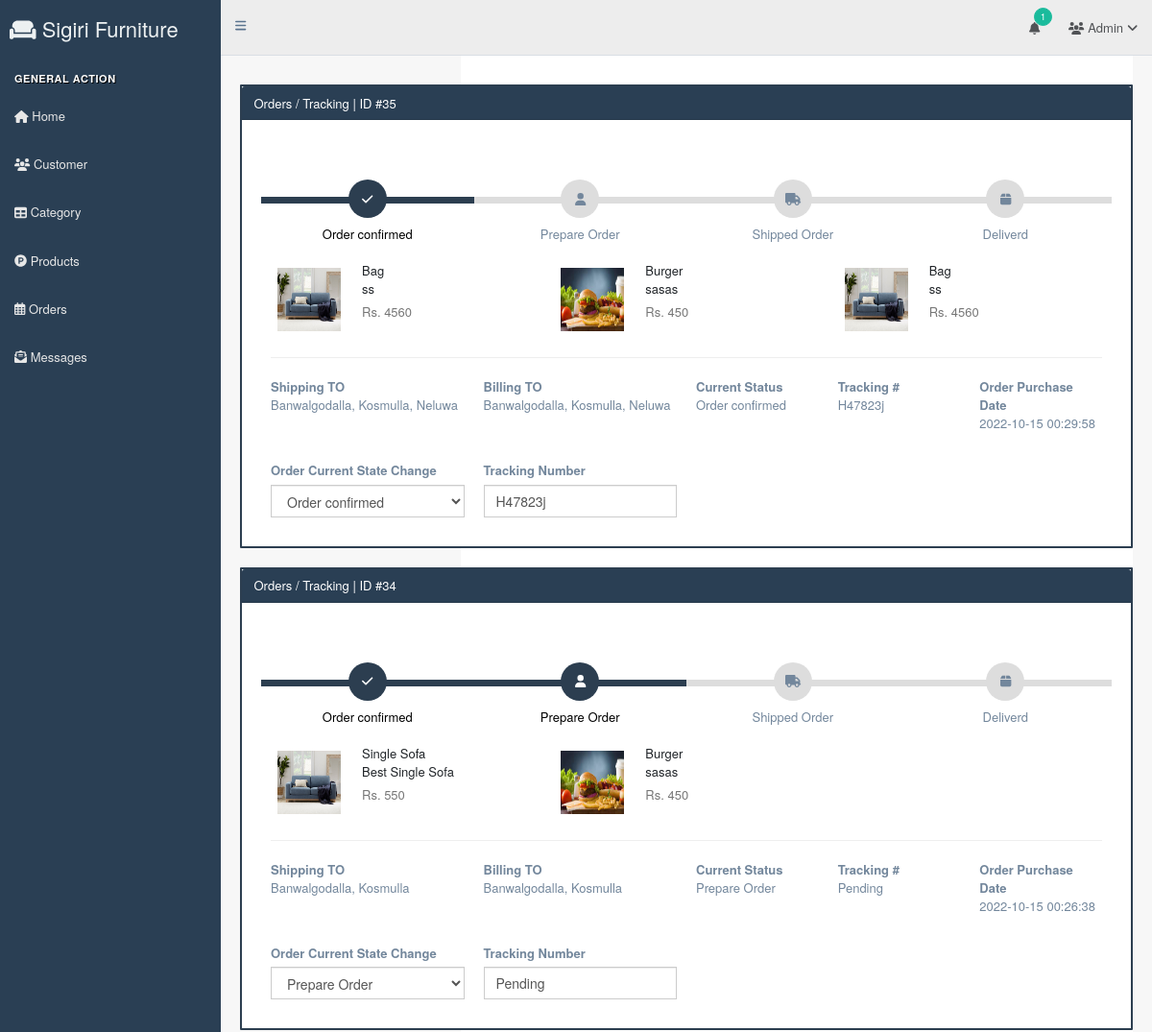
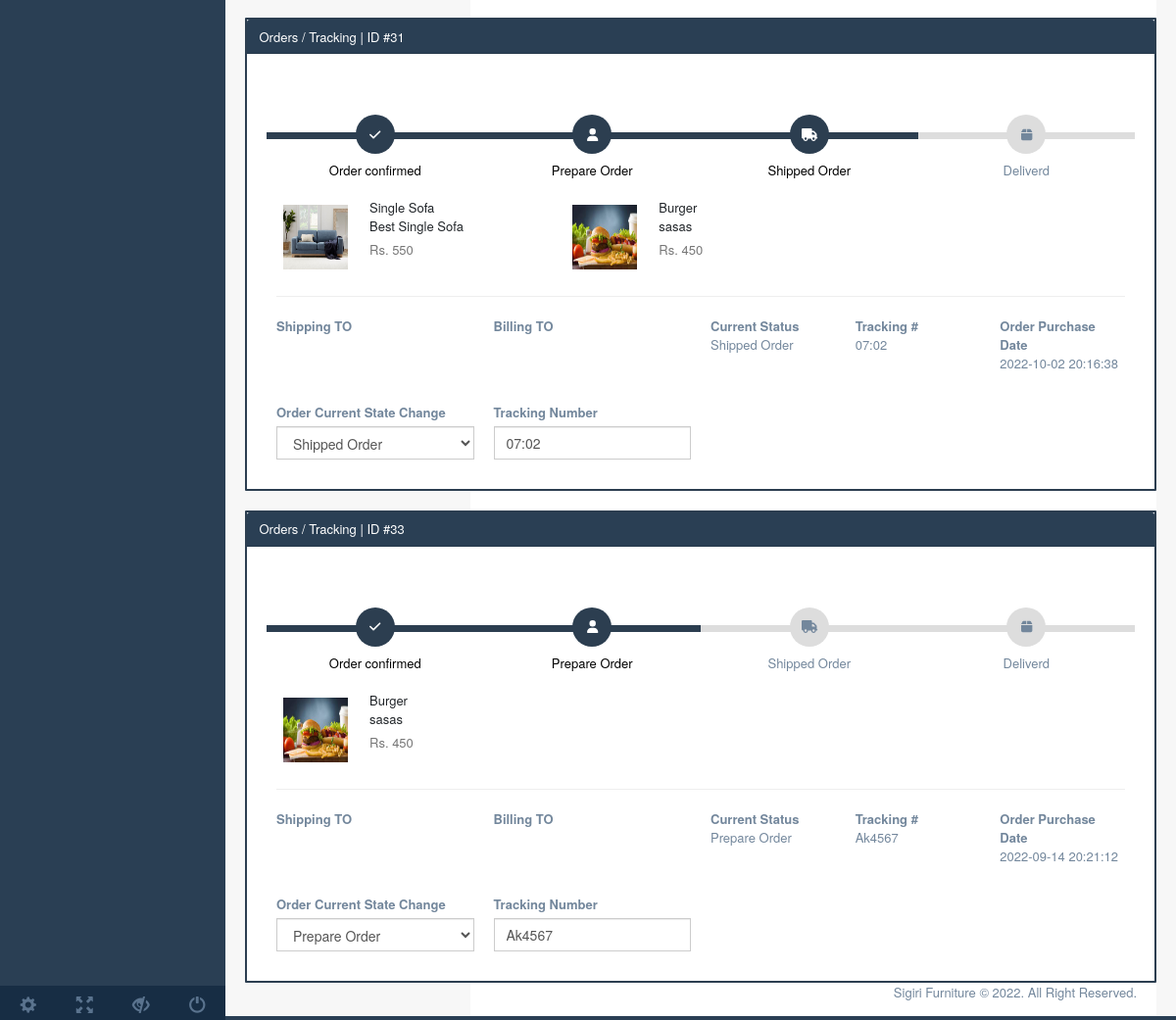
The page /admin/production/order.php (signed in) on the database its author committed (2 pictures, top to bottom).
### tables this page shows
CREATE TABLE `product_orders` (
  `order_id` int(11) NOT NULL,
  `customer_id` int(255) NOT NULL,
  `total` int(255) NOT NULL,
  `shipping_address` varchar(255) NOT NULL,
  `billing_address` varchar(255) NOT NULL,
  `payment` int(2) NOT NULL,
  `date_updated` datetime NOT NULL,
  `is_deleted` int(2) NOT NULL,
  `order_status` int(5) NOT NULL,
  `tracking` varchar(255) NOT NULL
);

CREATE TABLE `order_items` (
  `item_id` int(11) NOT NULL,
  `order_id` int(2) NOT NULL,
  `pid` int(2) NOT NULL,
  `order_qty` int(255) NOT NULL,
  `price` int(255) NOT NULL
);

CREATE TABLE `products` (
  `pid` int(11) NOT NULL,
  `product_name` varchar(255) NOT NULL,
  `product_description` varchar(255) NOT NULL,
  `product_highlight` varchar(255) NOT NULL,
  `product_price` int(255) NOT NULL,
  `product_qty` int(255) NOT NULL,
  `product_active` int(2) NOT NULL,
  `date_updated` datetime NOT NULL,
  `is_deleted` int(11) NOT NULL,
  `product_image` varchar(255) NOT NULL,
  `cat_id` int(255) NOT NULL
);

### admin/production/order.php (the view, shortened to what this page needs)
<!DOCTYPE html>
<html lang="en">
<?php include 'inc/head.php'; ?>
<body class="nav-md">
    <div class="container body">
        <div class="main_container">
            <?php include 'pages/navbar.php'; ?>
            <div class="right_col" role="main">
                <div class="col-md-12 col-sm-12 col-xs-12">
                    <div class="card-body text-dark">
                        <div class="container">
                            <?php
                            $getall = getAllOrders();
                            while($row=mysqli_fetch_assoc($getall)){
                                $order_id = $row['order_id'];
                                ?>
                            <div class="row" style="margin-top: 20px">
                                <article class="card m-5" style="border: 2px solid #2c3e50">
                                    <header class="card-header text-white"
                                        style="background-color: #2A3F54; color: #fff;"> Orders /
                                        Tracking | ID #<?php echo $row['order_id']; ?> </header>
                                    <div class="card-body" style="padding: 30px;">
                                        <div class="row">
                                            <?php if($row['order_status'] != 5) {?>
                                            <div class="track">
                                                <div
                                                    class="step <?php if($row['order_status'] == 1 || $row['order_status'] == 2 || $row['order_status'] == 3 || $row['order_status'] == 4) {echo 'active';}?>">
                                                    <span class="icon"> <i class="fa fa-check"></i> </span>
                                                    <span class="text">Order confirmed</span>
                                                </div>
                                                <div
                                                    class="step <?php if($row['order_status'] == 2 || $row['order_status'] == 3 || $row['order_status'] == 4) {echo 'active';}?>">
                                                    <span class="icon"> <i class="fa fa-user"></i> </span>
                                                    <span class="text">Prepare Order</span>
                                                </div>
                                                <div
                                                    class="step <?php if($row['order_status'] == 3 || $row['order_status'] == 4) {echo 'active';}?>">
                                                    <span class="icon"> <i class="fa fa-truck"></i> </span>
                                                    <span class="text"> Shipped Order </span>
                                                </div>
                                                <div
                                                    class="step <?php if($row['order_status'] == 4) {echo 'active';}?>">
                                                    <span class="icon"> <i class="fa fa-box"></i> </span>
                                                    <span class="text">Deliverd</span>
                                                </div>
                                            </div>
                                            <?php } ?>
                                        </div>
                                        <ul class="row">
                                            <?php
                                        $getdetails = getAllOrderItemsBYOrder($row['order_id']);
                                        while($row2=mysqli_fetch_assoc($getdetails)){
                                            $img = $row2['product_image'];
                                            $img_src = "../../server/uploads/products/".$img;?>
                                            <li class="col-md-4">
                                                <figure class="itemside mb-3">
                                                    <div class="aside"><img src="<?php echo $img_src; ?>"
                                                            class="img-sm border">
                                                    </div>
                                                    <figcaption class="info align-self-center">
                                                        <p class="title"><?php echo $row2['product_name']; ?> <br>
                                                            <?php echo $row2['product_highlight']; ?></p> <span
                                                            class="text-muted">Rs.
                                                            <?php echo $row2['product_price']; ?> </span>
                                                    </figcaption>
                                                </figure>
                                            </li>
                                            <?php } ?>
                                        </ul>
                                        <hr>
                                        <div class="row border-primary">
                                            <div class="col-md-3"> <strong>Shipping TO</strong>
                                                <br><?php echo $row['shipping_address']; ?>
                                            </div>
                                            <div class="col-md-3"> <strong>Billing TO</strong>
                                                <br><?php echo $row['billing_address']; ?>
                                            </div>
                                            <div class="col-md-2"> <strong>Current Status</strong>
                                                <br>
                                                <?php if($row['order_status'] == 1){
                                                        echo 'Order confirmed';
                                                    }else if($row['order_status'] == 2){
                                                        echo 'Prepare Order';
                                                    } else if($row['order_status'] == 3){
                                                        echo 'Shipped Order';
                                                    } else if($row['order_status'] == 4){
                                                        echo 'Deliverd';
                                                    } else if($row['order_status'] == 5){
                                                        echo 'Canceled';
                                                    } ?>
                                            </div>
                                            <div class="col-md-2"> <strong>Tracking #</strong> <br>
                                                <?php if($row['tracking'] != 'Pending'){ echo $row['tracking']; }else{echo "Pending";}?>
                                            </div>
                                            <div class="col-md-2"> <strong>Order Purchase Date</strong>
                                                <br><?php echo $row['date_updated']; ?>
                                            </div>
                                        </div>
                                        <div class="row" style="margin-top: 30px;">
                                            <div class="col-md-3">
                                                <label for="order_status" class="form-label">Order Current State
                                                    Change</label>
                                                <select
                                                    onchange='updateData(this, "<?php echo $order_id; ?>","order_status", "product_orders", "order_id")'
                                                    id="order_status <?php echo $order_id; ?>"
                                                    class='form-control norad tx12' name="order_status" type='text'>
                                                    <option value="1"
                                                        <?php if ($row['order_status']=="1") echo "selected"; ?>>
                                                        Order confirmed
                                                    </option>
                                                    <option value="2"
                                                        <?php if ($row['order_status']=="2") echo "selected"; ?>>
                                                        Prepare Order
                                                    </option>
                                                    <option value="3"
                                                        <?php if ($row['order_status']=="3") echo "selected"; ?>>
                                                        Shipped Order
                                                    </option>
                                                </select>
                                            </div>
                                            <?php if ($row['order_status'] != "5") { ?>
                                            <div class="col-md-3">
                                                <label for="tracking" class="form-label">Tracking Number</label>
                                                <input type="text"
                                                    onchange='updateData(this, "<?php echo $order_id; ?>","tracking", "product_orders", "order_id")'
                                                    class="form-control" name="tracking"
                                                    value="<?php echo $row['tracking'] ?>"
                                                    id="tracking<?php echo $row['order_id'] ?>">
                                            </div>
                                            <?php } ?>
                                        </div>
                                    </div>
                                </article>
                            </div>
                            <?php } ?>
                        </div>
                    </div>
                </div>
                <?php include 'pages/footer.php'; ?>
            </div>
        </div>
    </div>
</body>
</html>

### admin/production/order.php (style rules this page uses)
.card { position: relative; display: -webkit-box; display: -ms-flexbox; display: flex; -webkit-box-orient: vertical; -webkit-box-direction: normal; -ms-flex-direction: column; flex-direction: column; min-width: 0; word-wrap: break-word; background-color: #fff; background-clip: border-box; border: 1px solid rgba(0, 0, 0, 0.1); border-radius: 0.10rem }
.card-header:first-child { border-radius: calc(0.37rem - 1px) calc(0.37rem - 1px) 0 0 }
.card-header { padding: 0.75rem 1.25rem; margin-bottom: 0; background-color: #fff; border-bottom: 1px solid rgba(0, 0, 0, 0.1) }
.track { position: relative; background-color: #ddd; height: 7px; display: -webkit-box; display: -ms-flexbox; display: flex; margin-bottom: 60px; margin-top: 50px }
.track .step { -webkit-box-flex: 1; -ms-flex-positive: 1; flex-grow: 1; width: 25%; margin-top: -18px; text-align: center; position: relative }
.track .step.active:before { background: #2c3e50 }
.track .step::before { height: 7px; position: absolute; content: ""; width: 100%; left: 0; top: 18px }
.track .step.active .icon { background: #2c3e50; color: #fff }
.track .icon { display: inline-block; width: 40px; height: 40px; line-height: 40px; position: relative; border-radius: 100%; background: #ddd }
.track .step.active .text { font-weight: 400; color: #000 }
.track .text { display: block; margin-top: 7px }
.itemside { position: relative; display: -webkit-box; display: -ms-flexbox; display: flex; width: 100% }
.itemside .aside { position: relative; -ms-flex-negative: 0; flex-shrink: 0 }
.img-sm { width: 80px; height: 80px; padding: 7px }
ul.row, ul.row-sm { list-style: none; padding: 0 }
.itemside .info { padding-left: 15px; padding-right: 7px }
.itemside .title { display: block; margin-bottom: 5px; color: #212529 }
p { margin-top: 0; margin-bottom: 1rem }

### rows shown on the page
product_orders: order_id "35", shows "Order confirmed", shipping_address "Banwalgodalla, Kosmulla, Neluwa", billing_address "Banwalgodalla, Kosmulla, Neluwa", tracking "H47823j", date_updated "2022-10-15 00:29:58", order_status "Order confirmed"
order_items: pid.product_image (picture), pid.product_name "Bag", pid.product_highlight "ss", pid.product_price "4560"
order_items: pid.product_image (picture), pid.product_name "Burger", pid.product_highlight "sasas", pid.product_price "450"
order_items: pid.product_image (picture), pid.product_name "Bag", pid.product_highlight "ss", pid.product_price "4560"
product_orders: order_id "34", shows "Order confirmed", shipping_address "Banwalgodalla, Kosmulla", billing_address "Banwalgodalla, Kosmulla", shows "Prepare Order", shows "Pending", date_updated "2022-10-15 00:26:38", order_status "Prepare Order", tracking "Pending"
order_items: pid.product_image (picture), pid.product_name "Single Sofa", pid.product_highlight "Best Single Sofa", pid.product_price "550"
order_items: pid.product_image (picture), pid.product_name "Burger", pid.product_highlight "sasas", pid.product_price "450"
product_orders: order_id "31", shows "Order confirmed", shows "Shipped Order", tracking "07:02", date_updated "2022-10-02 20:16:38", order_status "Shipped Order"
order_items: pid.product_image (picture), pid.product_name "Single Sofa", pid.product_highlight "Best Single Sofa", pid.product_price "550"
order_items: pid.product_image (picture), pid.product_name "Burger", pid.product_highlight "sasas", pid.product_price "450"
product_orders: order_id "33", shows "Order confirmed", shows "Prepare Order", tracking "Ak4567", date_updated "2022-09-14 20:21:12", order_status "Prepare Order"
order_items: pid.product_image (picture), pid.product_name "Burger", pid.product_highlight "sasas", pid.product_price "450"

### other values the page prints
$count "1"
